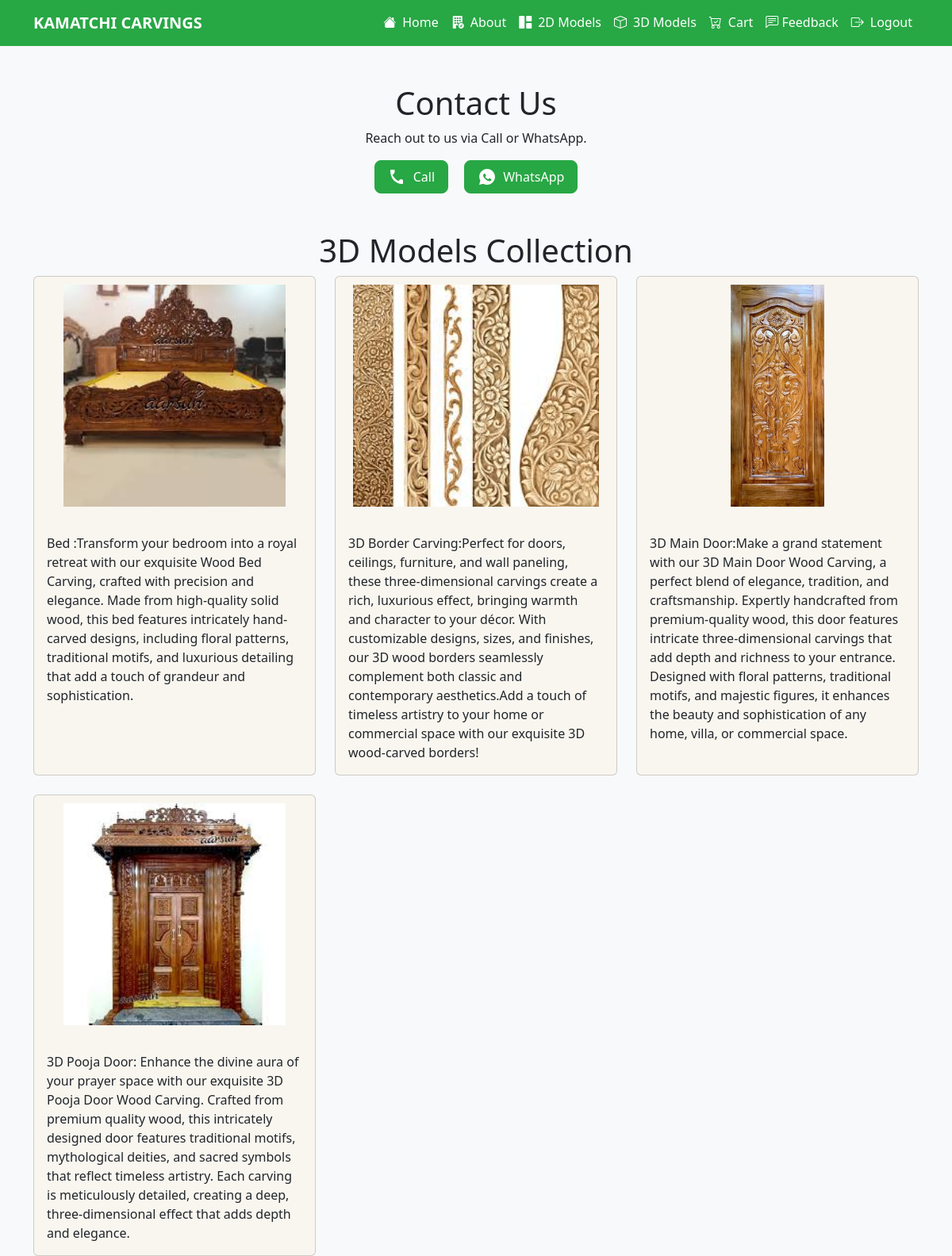
Screenshot of /models/3d/ (signed in) with the database file from the repository.
### myapp/models.py (models this page shows, shortened)
class Model3D(models.Model):
    model3D_name = models.CharField(max_length=200)
    description = models.TextField(null=True,blank=True)
    image = models.ImageField(upload_to='models/3d/',null=True,blank=True)
    created_at = models.DateTimeField(auto_now_add=True)

### myapp/views.py (the view)
# urls.py: path('models/3d/', views.models_3d, name='models_3d'),
def models_3d(request):
    if not request.user.is_authenticated:
        return redirect('login')
    models_3d_carvings=Model3D.objects.all()
    return render(request, 'model_3d.html',{'models_3d':models_3d_carvings})

### myapp/templates/model_3d.html (shortened to what this page needs)
{% extends 'base.html' %}
{% load static %}
{% block content %}
<div class="container my-5 text-center">
    <h1>Contact Us</h1>
    <p>Reach out to us via Call or WhatsApp.</p>
    <a href="tel:9444133162" class="btn btn-success btn-lg me-3 btn-icon">
        Call
    </a>
    <a href="https://wa.me/9444133162?text=Hello,%20I%20am%20interested%20in%20your%20services!"
       target="_blank"
       class="btn btn-success btn-lg btn-icon">
        WhatsApp
    </a>
</div>
<h1 class="text-center">3D Models Collection</h1>
<div class="container">
    <div class="row row-cols-1 row-cols-md-3 g-4">
        {% for model_3d in models_3d %}
        <div class="col" >
                <a href="{% url 'products_3d' pk=model_3d.id %}" class="card-text">
                <div class="card h-100" >
                    {% if model_3d.image %}
                        <img class="card-img-top" src="{{ model_3d.image.url }}" alt="{{ model_3d.name }}" style="width: 100%; height: 300px; object-fit:contain; padding: 10px 0px;">
                    {% else %}
                        <p>No image available</p>
                    {% endif %}
                    <div class="card-body">
                        <p class="card-text">{{ model_3d.description }}</p>
                    </div>
                </div>
                </a>
            </div>
        {% endfor %}
    </div>
</div>
</div>
{% endblock %}

### myapp/templates/base.html (shortened to what this page needs)
{% load static %}
<!DOCTYPE html>
<html lang="en">
<head>
    <link href="https://cdn.jsdelivr.net/npm/bootstrap@5.3.0-alpha3/dist/css/bootstrap.min.css" rel="stylesheet">
    <link href="https://cdnjs.cloudflare.com/ajax/libs/bootstrap-icons/1.10.5/font/bootstrap-icons.min.css" rel="stylesheet">
    <link href="https://cdnjs.cloudflare.com/ajax/libs/bootstrap-icons/1.10.5/font/bootstrap-icons.min.css" rel="stylesheet">
    <link rel="stylesheet" href="{% static 'css/styles.css' %}">
    <link rel="stylesheet" href="https://cdnjs.cloudflare.com/ajax/libs/font-awesome/6.5.1/css/all.min.css">
</head>
<body class="bg-light text-dark">
    <nav class="navbar navbar-expand-lg navbar-light bg-success">
        <div class="container">
            <a class="navbar-brand text-white text-uppercase " href="#">Kamatchi carvings</a>
            <div class="collapse navbar-collapse" id="navbarNav">
                <ul class="navbar-nav ms-auto">
                    {% if user.is_authenticated %}
                    <li class="nav-item">
                        <a class="nav-link text-white" href="{% url 'home' %}">
                            <i class="bi bi-house-fill me-2"></i>Home
                        </a>
                    </li>
                    <li class="nav-item">
                        <a class="nav-link text-white" href="{% url 'about' %}">
                            <i class="bi bi-building-fill-check me-2"></i>About
                        </a>
                    </li>
                    <li class="nav-item">
                        <a class="nav-link text-white" href="{% url 'models_2d' %}">
                            <i class="bi bi-grid-1x2-fill me-2"></i>2D Models
                        </a>
                    </li>
                    <li class="nav-item">
                        <a class="nav-link text-white" href="{% url 'models_3d' %}">
                            <i class="bi  bi-box me-2"></i>3D Models
                        </a>
                    </li>
                    <li class="nav-item">
                        <a class="nav-link text-white" href="{% url 'cart' %}">
                            <i class="bi bi-cart-check me-2"></i>Cart
                        </a>
                    </li>
                    <li class="nav-item">
                        <a class="nav-link text-white" href="{% url 'feedback_list' %}">
                            <i class="bi bi-chat-left-text"></i> Feedback
                        </a>
                    </li>
                    <li class="nav-item">
                        <a class="nav-link text-white" href="{% url 'logout' %}">
                            <i class="bi bi-box-arrow-right me-2"></i>Logout
                        </a>
                    </li>
                    {% endif %}
                </ul>
            </div>
        </div>
    </nav>
    <div>
        {% block content %}{% endblock %}
</body>
</html>

### static/css/styles.css (style rules this page uses)
body { background-color: #ffffff; color: #333333; }
.navbar { background-color: #28a745 !important; }
.btn-success { background-color: #28a745; border-color: #28a745; }

### myapp/templates/base.html (style rules this page uses)
.navbar-brand { font-weight: bold; }
.navbar-nav .nav-link { position: relative; font-weight: 500; transition: color 0.3s ease, transform 0.3s ease; }
.navbar-nav .nav-link::after { content: ''; display: block; width: 0; height: 2px; background:white; transition: width 0.3s; margin: auto; }

### rows the page displays
Model3D: image (picture), description "Bed :Transform your bedroom into a royal retreat with our exquisite Wood Bed Carving, crafted with precision and elegance. Made from high-quality solid wood, this bed features intricately hand-carved designs, including floral patterns, traditional motifs, and luxurious detailing that add a touch of grandeur and sophistication."
Model3D: image (picture), description "3D Border Carving:Perfect for doors, ceilings, furniture, and wall paneling, these three-dimensional carvings create a rich, luxurious effect, bringing warmth and character to your décor. With customizable designs, sizes, and finishes, our 3D wood borders seamlessly complement both classic and contemporary aesthetics.Add a touch of timeless artistry to your home or commercial space with our exquisite 3D wood-carved borders!"
Model3D: image (picture), description "3D Main Door:Make a grand statement with our 3D Main Door Wood Carving, a perfect blend of elegance, tradition, and craftsmanship. Expertly handcrafted from premium-quality wood, this door features intricate three-dimensional carvings that add depth and richness to your entrance. Designed with floral patterns, traditional motifs, and majestic figures, it enhances the beauty and sophistication of any home, villa, or commercial space."
Model3D: image (picture), description "3D Pooja Door: Enhance the divine aura of your prayer space with our exquisite 3D Pooja Door Wood Carving. Crafted from premium quality wood, this intricately designed door features traditional motifs, mythological deities, and sacred symbols that reflect timeless artistry. Each carving is meticulously detailed, creating a deep, three-dimensional effect that adds depth and elegance."
